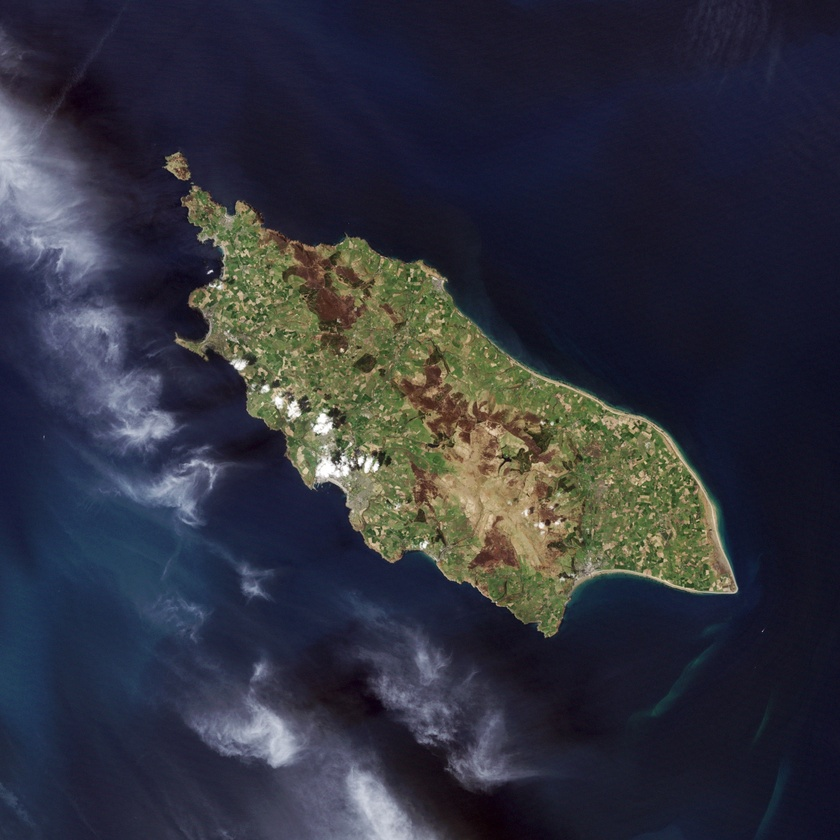
#> input picture images/island1.jpeg, 840 x 840 px, shrunk from 1600 x 1600 before the run; its folder holds only this picture in this run
$ python main.py
#> lines starting #> are read from the running program, lines starting #| are printed output that depends on the picture; after the words box and inside, x2 and y2 are one past the last pixel; in counts of white or black regions, pixels touching at a corner belong together
#> in add_to_dataset, img is the input picture: shape (840, 840, 3); mean B, G, R 61.9, 50, 48.4
# get_island(img) is the only usefull function here.
# as me any questions : asadbukharee@gmail.com

import cv2
import numpy as np
# you don't need skimage or scipy to get island only.
from skimage.segmentation import active_contour
from scipy.spatial.distance import directed_hausdorff
import os
# if you don't want to see the output images, set it to False
DEBUG = True
directory = 'images'
dataset = []
# Thats it.!

# [31 lines left out: function threshold_image, not called in this run]


def get_island(img):
    ksize = 7
    gray = cv2.cvtColor(img, cv2.COLOR_BGR2GRAY)
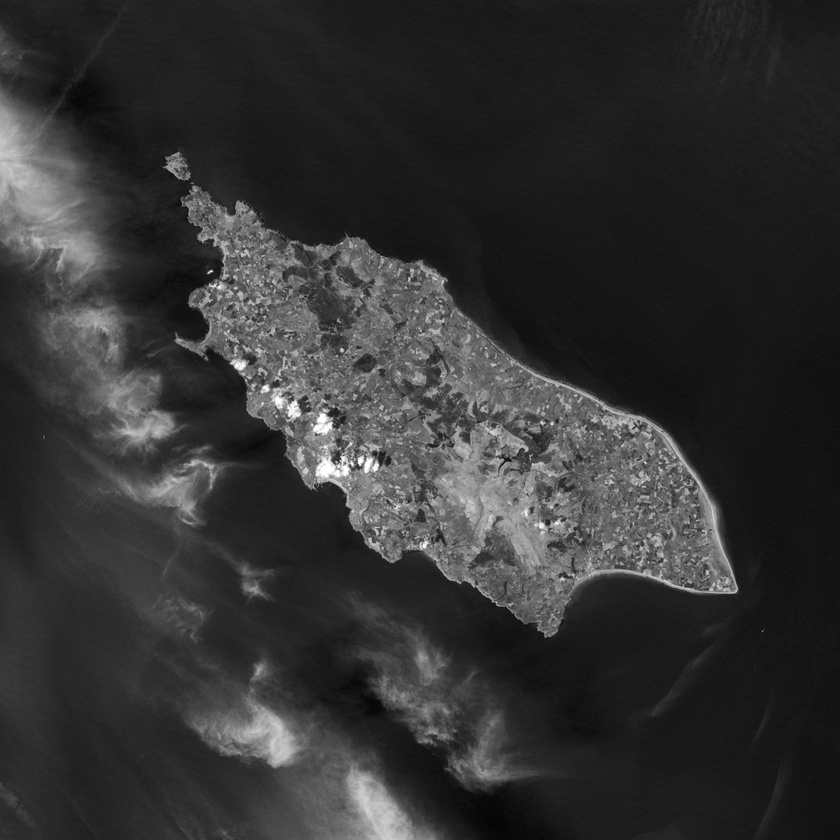
#> gray: shape (840, 840); min 4, max 255, mean 50.9
    # Apply the threshold to the image
    blur = cv2.GaussianBlur(gray, (ksize, ksize), 0)
    thresh = cv2.threshold(blur, 180, 255, cv2.THRESH_BINARY + cv2.THRESH_OTSU)[1]
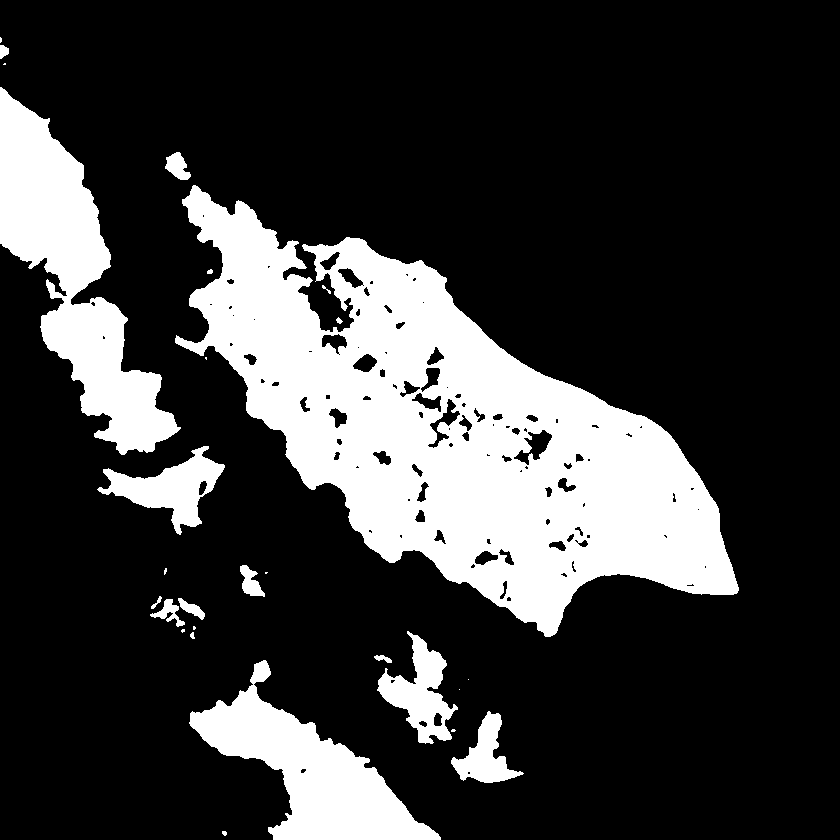
#> thresh: shape (840, 840); 22.8% white; 28 white regions (10 under 20 px)

    contours, _ = cv2.findContours(thresh, cv2.RETR_EXTERNAL, cv2.CHAIN_APPROX_SIMPLE)
#> contours = 28 contours, 14 with area under 20; largest, box (x1, y1, x2, y2) and area: (175, 185, 739, 637) 111740, (0, 87, 181, 455) 24204, (189, 660, 441, 840) 16200, (97, 446, 225, 535) 4244, (377, 631, 458, 744) 3796

    # Sort contours by area in descending order
    contours = sorted(contours, key=cv2.contourArea, reverse=True)

    # Loop through the contours and find the first contour with area greater than a threshold
    threshold_area = 10000  # Adjust this threshold depending on your image and the size of the main island
    mask = None
    for c in contours:
        if cv2.contourArea(c) > threshold_area:
            # Draw the contour of the main island on a new image
            mask = np.zeros_like(img)
            cv2.drawContours(mask, [c], 0, (0, 0, 255), -1)
            break
#> this loop made 1 pass
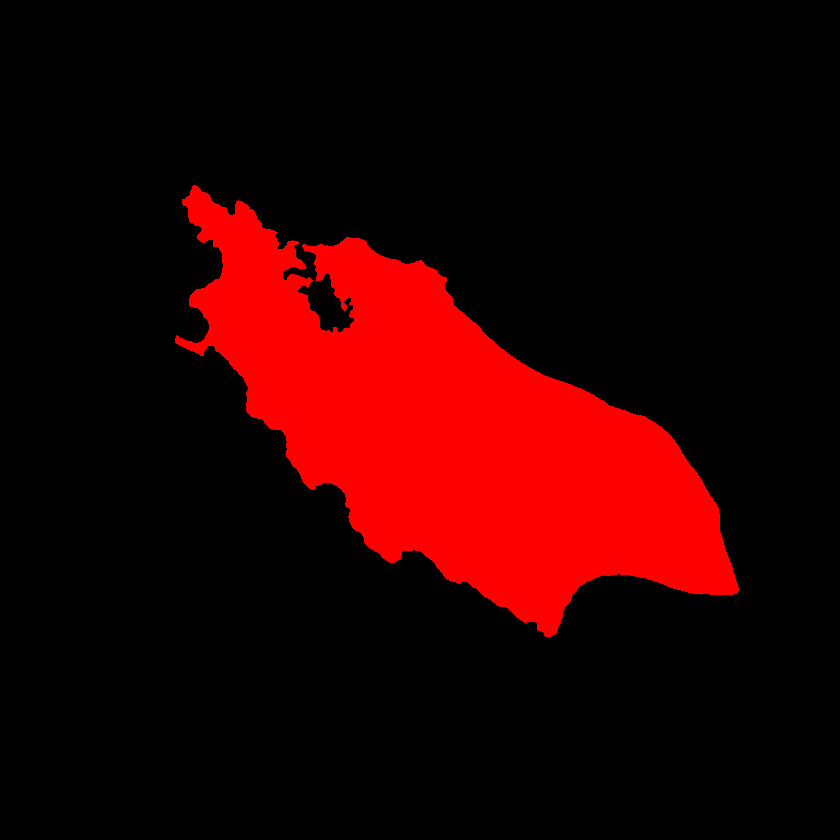
#> mask: shape (840, 840, 3); mean B, G, R 0, 0, 40.7
    island = cv2.bitwise_and(img, img, mask=mask[:, :, 2])
    return mask, island


def show(name=None, img=None):
    try:
        window_name = 'Image Window' if name is None else name
        cv2.namedWindow(window_name, cv2.WINDOW_NORMAL)
        cv2.imshow(window_name, img)
        cv2.waitKey(0)
        cv2.destroyAllWindows()

    except Exception as e:
        print(f"{e}")


def add_to_dataset(file):
    global dataset
    global DEBUG
    path = os.path.join(directory, file)

    # Step 1: Extract contour from OpenStreetMap image
    img = cv2.imread(path)
    mask, island = get_island(img)
    if DEBUG:
        show(name='mask', img=mask)
        show(name='island', img=island)
    # threshold_image(img)
    edges = cv2.Canny(mask, 100, 200)
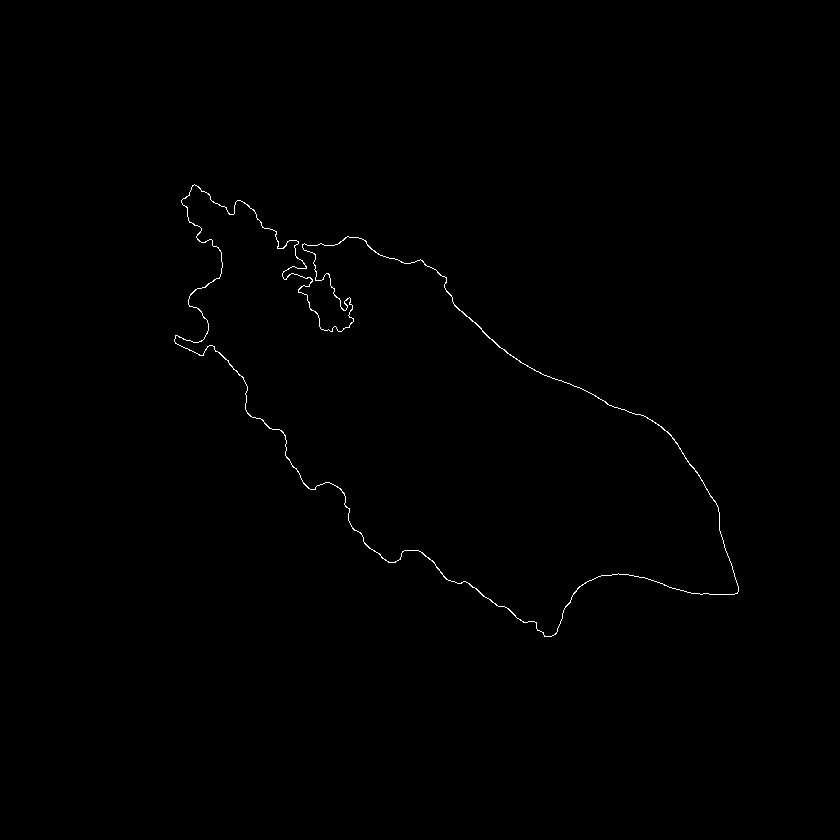
#> edges: shape (840, 840); 0.33% white in thin lines or dots, all inside (x1, y1, x2, y2) = (174, 184, 739, 637)
    contours, _ = cv2.findContours(edges, cv2.RETR_EXTERNAL, cv2.CHAIN_APPROX_NONE)
#> contours = 1 contour; box (x1, y1, x2, y2) and area: (174, 184, 739, 637) 112904
    contour = contours[0][:, 0, :]
#> contour = 1980 pairs, first value 174 to 738, second value 184 to 636
    img = cv2.drawContours(img, contours, -1, (0, 0, 255), 3)
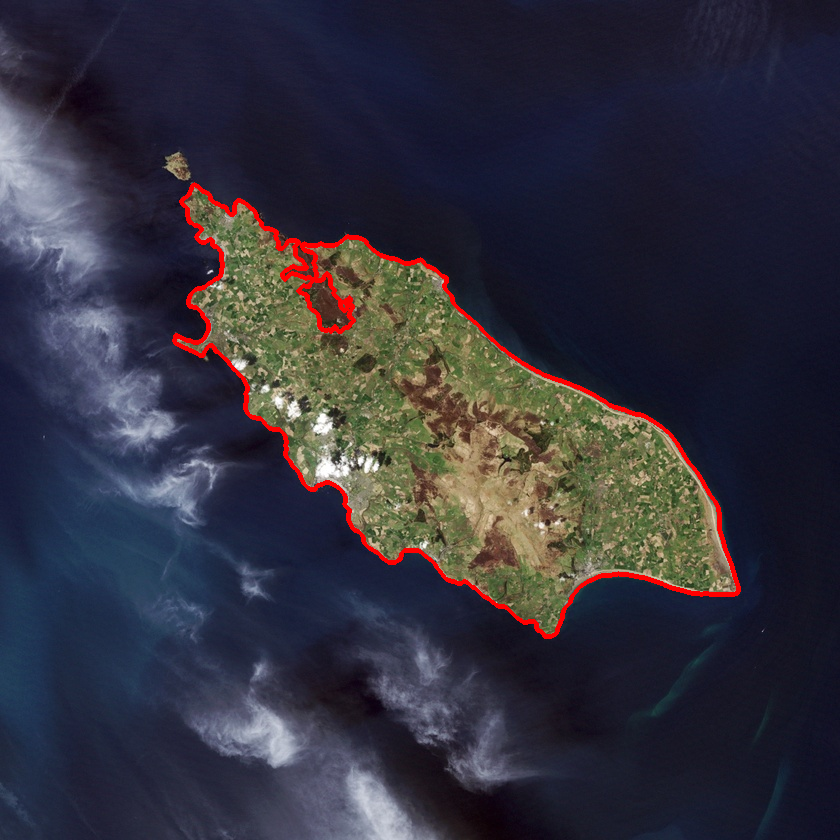
#> img: shape (840, 840, 3); 1.39% of pixels changed, all inside (x1, y1, x2, y2) = (172, 182, 741, 639)
    if DEBUG:
        show(name='snake', img=img)
    # Step 2: Create active contour model
    s = np.linspace(0, 2 * np.pi, len(contour))
#> s = 1980 values from 0 to 6.28
    init = np.column_stack((contour[:, 0], contour[:, 1]))
#> init has the same summary as contour
    snake = active_contour(edges, init, alpha=0.015, beta=10, gamma=0.001)
#> snake = 1980 pairs, first value 182 to 650.3, second value 176.6 to 604.9

    # Step 3: Create dataset for the island

    for i in range(36):
        angle = i * 10
        rot_mat = cv2.getRotationMatrix2D((img.shape[1] / 2, img.shape[0] / 2), angle, 1)
        snake_homog = np.column_stack((snake, np.ones(len(snake))))
        rotated_snake_homog = np.dot(rot_mat, snake_homog.T).T
        rotated_snake = rotated_snake_homog[:, :2]
        dataset.append((rotated_snake[:, :2], file.split('.')[0]))  # file is the image name, in fact the island
#> this loop made 36 passes
#> rot_mat on passes 1 to 12: [[1, 0, 0], [0, 1, 0]], [[0.985, 0.174, -66.55], [-0.174, 0.985, 79.31]], [[0.94, 0.342, -118.3], [-0.342, 0.94, 169]], [[0.866, 0.5, -153.7], [-0.5, 0.866, 266.3]], [[0.766, 0.643, -171.7], [-0.643, 0.766, 368.2]], [[0.643, 0.766, -171.7], [-0.766, 0.643, 471.8]], [[0.5, 0.866, -153.7], [-0.866, 0.5, 573.7]], [[0.342, 0.94, -118.3], [-0.94, 0.342, 671]], [[0.174, 0.985, -66.55], [-0.985, 0.174, 760.7]], [[6.12e-17, 1, -5.68e-14], [-1, 6.12e-17, 840]], [[-0.174, 0.985, 79.31], [-0.985, -0.174, 906.6]], [[-0.342, 0.94, 169], [-0.94, -0.342, 958.3]]
#> after the loop, dataset = 36 items
    if DEBUG:
        print(dataset)
#> (printed output is left out)


# you can use following code as per you need. you can test and modify
# the goal of creating dataset is achieved.
# classify is not useful here.
def classify(file):
    # Step 4: Classify new image using dataset
#> called with file = 'island1.jpeg'
    path = os.path.join(directory, file)
    new_img = cv2.imread(path)
    new_gray = cv2.cvtColor(new_img, cv2.COLOR_BGR2GRAY)
    new_edges = cv2.Canny(new_gray, 100, 200)
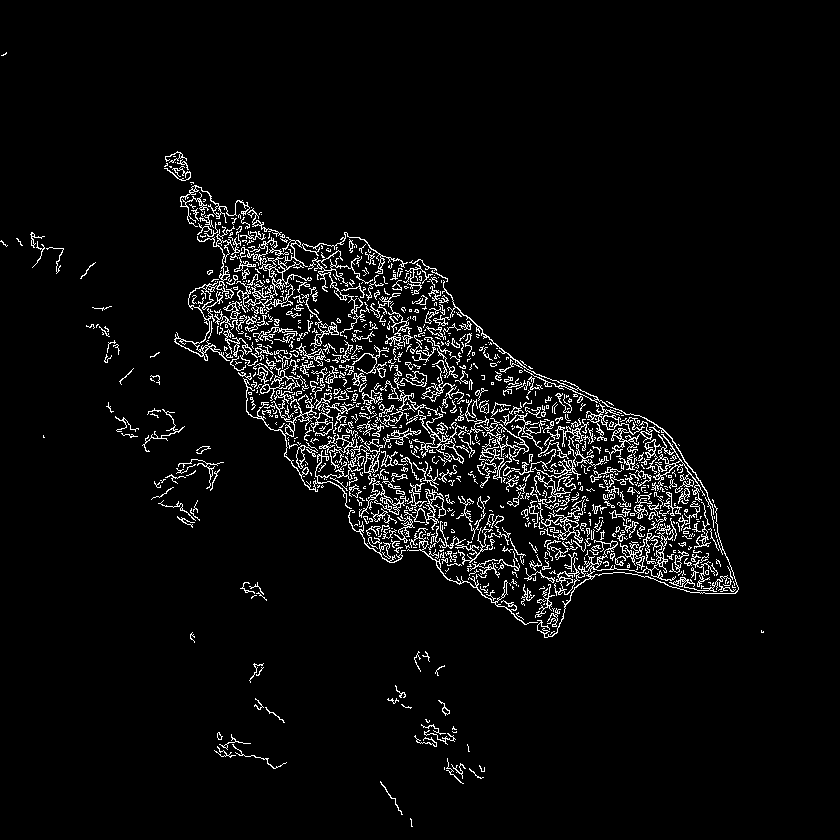
#> new_edges: shape (840, 840); 4.7% white in thin lines or dots, all inside (x1, y1, x2, y2) = (0, 52, 764, 827)
    new_contours, _ = cv2.findContours(new_edges, cv2.RETR_EXTERNAL, cv2.CHAIN_APPROX_NONE)
#> new_contours = 991 contours, 876 with area under 20; largest, box (x1, y1, x2, y2) and area: (537, 504, 739, 638) 794, (243, 378, 363, 509) 776, (174, 226, 241, 361) 618, (240, 237, 312, 314) 511, (586, 403, 645, 460) 390
    new_contour = new_contours[0][:, 0, :]
#> new_contour = 17 rows, first 8: [410, 818], [410, 819], [411, 820], [411, 821], [411, 822], [411, 823], [411, 824], [411, 825]
    new_s = np.linspace(0, 2 * np.pi, len(new_contour))
#> new_s = 17 values from 0 to 6.28
    new_init = np.column_stack((new_contour[:, 0], new_contour[:, 1]))
#> new_init has the same summary as new_contour
    new_snake = active_contour(new_edges, new_init, alpha=0.015, beta=10, gamma=0.001)
#> new_snake = 17 rows, first 8: [410.9, 822.2], [410.9, 822.2], [410.9, 822.2], [410.9, 822.2], [410.9, 822.2], [410.9, 822.2], [410.9, 822.2], [410.9, 822.2]
    min_dist = float('inf')
    min_label = None
    for data in dataset:
        dist = directed_hausdorff(data[0], new_snake)[0]
        if dist < min_dist:
            min_dist = dist
            min_label = data[1]
#> this loop made 36 passes
#> (dist, min_dist) on passes 1, 2, 3, 4, 5, 23: (680.1, 680.1), (654, 654), (623, 623), (587.4, 587.4), (547.4, 547.4), (546.9, 546.9)
#> dist on passes 6 to 11: 564.9, 588.8, 611.4, 631.6, 648.6, 661.6
#> after the loop, min_dist = 546.9
    print('The island is:', min_label)
    return min_label


def read_files(path):
    files = os.listdir(path)
    return [file for file in files if not file.startswith(".")]


if __name__ == '__main__':
    files = read_files(directory)
    print(files)
    for file_name in files:
        add_to_dataset(file_name)

    print("NOW WE TEST IT FOR CLASSIFICATION")
    classify(files[0])  # you can pass any image here,

$ run again, on images/island2.jpeg
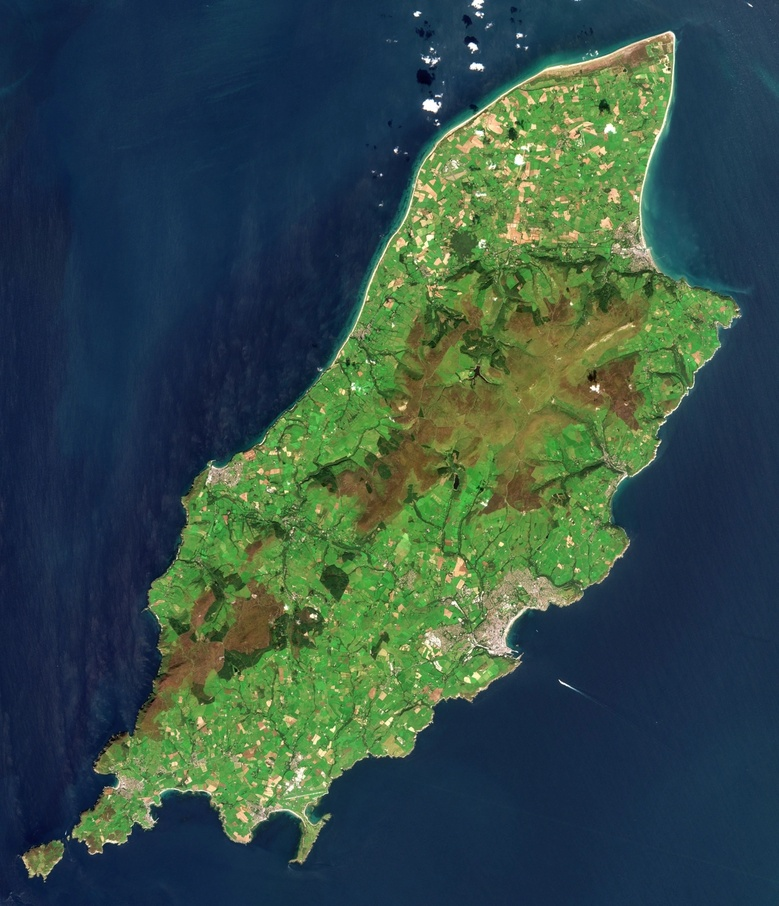
#> input picture images/island2.jpeg, 779 x 906 px, shrunk from 1375 x 1600 before the run
#> in add_to_dataset, img is the input picture: shape (906, 779, 3); mean B, G, R 72.4, 78.3, 52.4
#> in get_island, `thresh = cv2.threshold(blur, 180, 255, cv2.THRESH_BINARY + cv2.THRESH_..`:
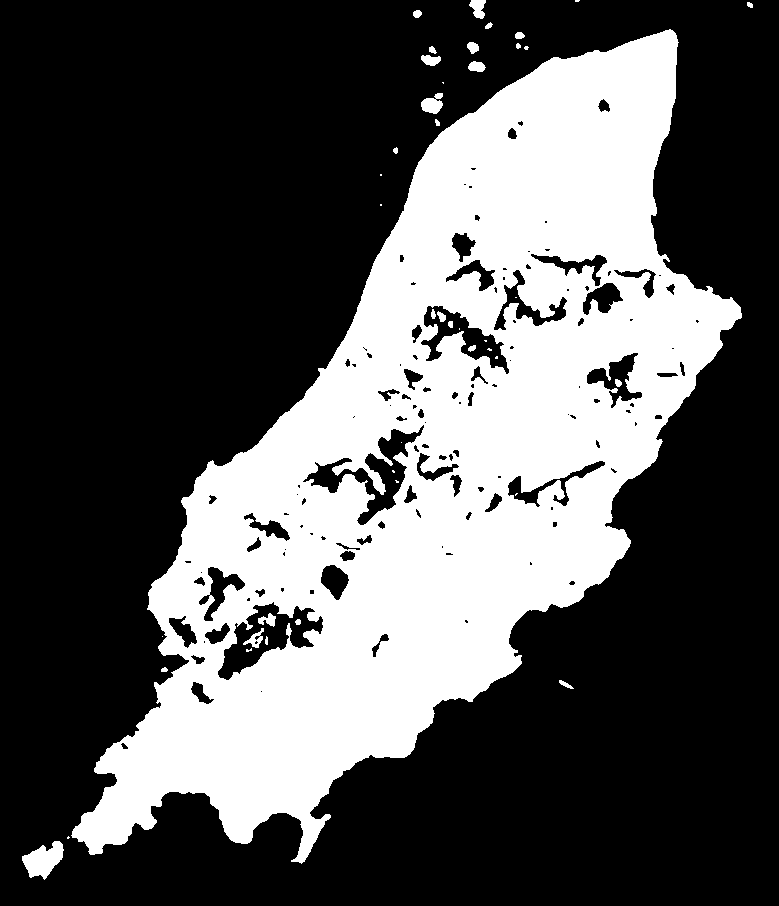
#> thresh: shape (906, 779); 32.9% white; 43 white regions (17 under 20 px)
#> in get_island, `contours, _ = cv2.findContours(thresh, cv2.RETR_EXTERNAL, cv2.CHAIN_AP..`: contours = 24 contours, 12 with area under 20; largest, box (x1, y1, x2, y2) and area: (71, 29, 742, 864) 249162, (22, 841, 64, 880) 882, (421, 93, 443, 114) 268, (469, 0, 486, 19) 186, (421, 55, 441, 66) 134
#> the loop in get_island, `for c in contours:` made 1 pass
#> edges: shape (906, 779); 0.44% white in thin lines or dots, all inside (x1, y1, x2, y2) = (71, 29, 742, 864)
#> in add_to_dataset, `contours, _ = cv2.findContours(edges, cv2.RETR_EXTERNAL, cv2.CHAIN_APP..`: contours = 5 contours, 1 with area under 20; largest, box (x1, y1, x2, y2) and area: (293, 258, 742, 864) 194, (147, 29, 679, 636) 164, (71, 706, 303, 862) 85, (153, 637, 189, 707) 27
#> contour = 1100 pairs, first value 71 to 302, second value 706 to 861
#> img: shape (906, 779, 3); 1.92% of pixels changed, all inside (x1, y1, x2, y2) = (69, 27, 744, 866)
#> s = 1100 values from 0 to 6.28
#> init has the same summary as contour
#> snake = 1100 pairs, first value 110.9 to 262.5, second value 759 to 827.6
#> the loop in add_to_dataset, `for i in range(36):` made 36 passes
#> rot_mat on passes 1 to 8: [[1, 0, 0], [0, 1, 0]], [[0.985, 0.174, -72.75], [-0.174, 0.985, 74.52]], [[0.94, 0.342, -131.4], [-0.342, 0.94, 160.5]], [[0.866, 0.5, -174.3], [-0.5, 0.866, 255.4]], [[0.766, 0.643, -200.1], [-0.643, 0.766, 356.3]], [[0.643, 0.766, -207.9], [-0.766, 0.643, 460.2]], [[0.5, 0.866, -197.6], [-0.866, 0.5, 563.8]], [[0.342, 0.94, -169.4], [-0.94, 0.342, 664.1]]
#> after the loop in add_to_dataset, `for i in range(36):`: dataset = 36 items
#> (printed output is left out)
#> in classify, `new_edges = cv2.Canny(new_gray, 100, 200)`:
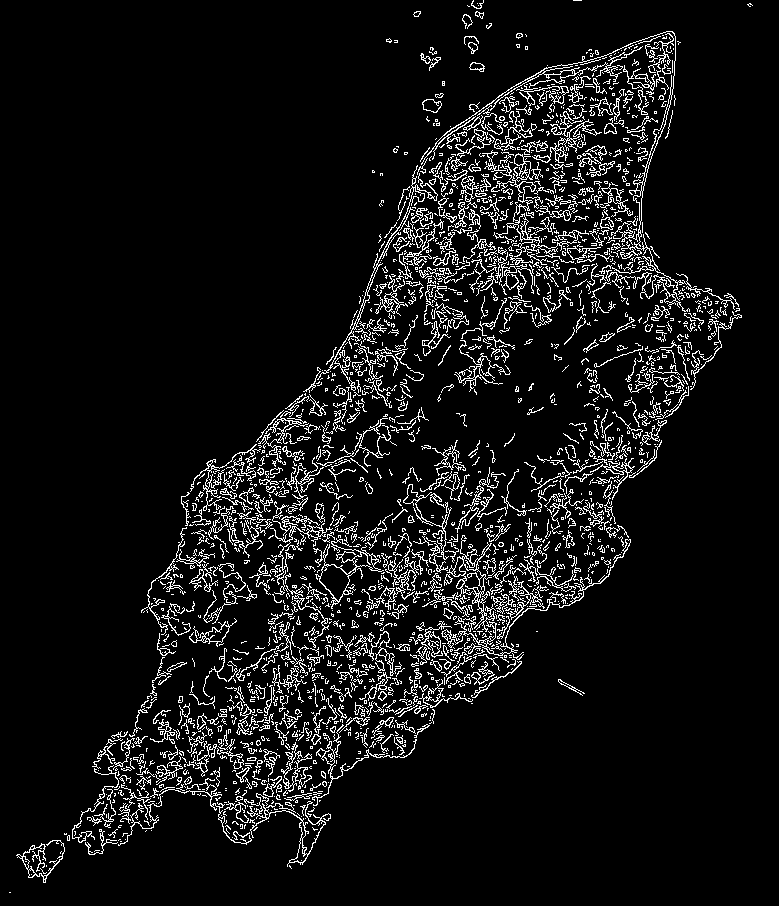
#> new_edges: shape (906, 779); 7.5% white in thin lines or dots
#> new_contours = 1882 contours, 1654 with area under 20; largest, box (x1, y1, x2, y2) and area: (315, 538, 384, 609) 1096, (421, 31, 735, 312) 1064, (493, 153, 589, 263) 888, (447, 535, 492, 629) 638, (317, 165, 438, 391) 512
#> new_contour = [[9, 892], [10, 892]]
#> new_s = [0, 6.28]
#> new_init = [[9, 892], [10, 892]]
#> new_snake = [[9.5, 892], [9.5, 892]]
#> the loop in classify, `for data in dataset:` made 36 passes
#> (dist, min_dist) on passes 1, 35, 36: (261.1, 261.1), (245.8, 245.8), (211, 211)
#> after the loop in classify, `for data in dataset:`: min_dist = 211
